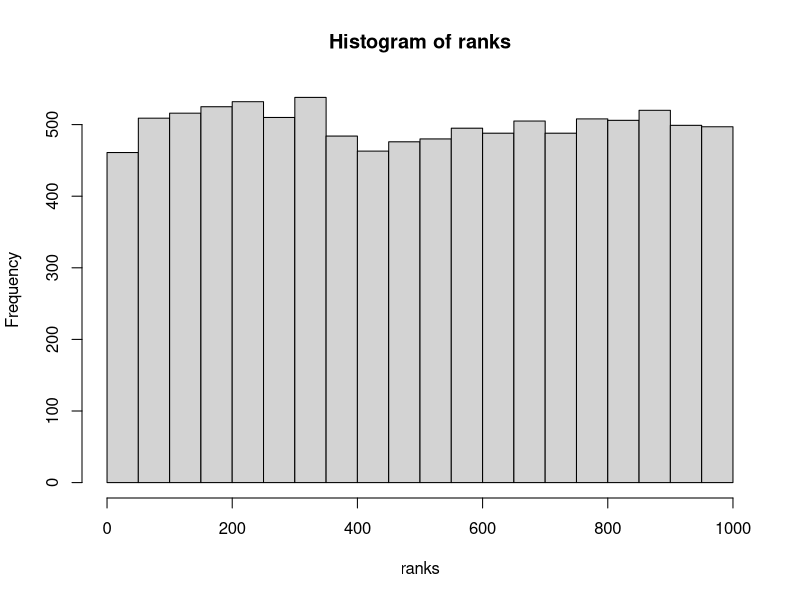

Reproduce this figure in R.
# The ranks are uniformly distributed (regardless of underlying distribution);
# what about weighted ranks? Same deal.

B <- 1000
n <- 10000
x_grid <- seq(-2, 2, length.out = B - 1)
# a <- dnorm(x = x_grid, mean = 0, sd = 2)
a <- rep(1, B - 1)

ranks <- replicate(n = n, expr = {
  samp <- rnorm(n = B)
  t_star <- samp[1]
  t_order <- sort(samp[2:B])
  sum(a * (t_star >= t_order)) + 1
})

hist(ranks)
